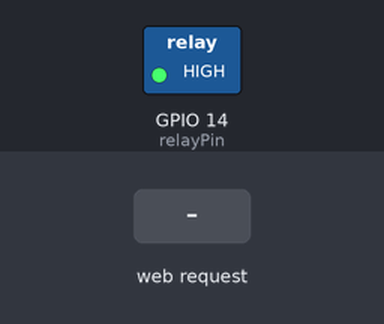
Bench run of a sketch on a simulated ESP32. On the bench: switched loads named in the sketch (green lamp = pin HIGH). The inputs (shaded band) are chosen by the test bench. WiFi joins after 1.5 s; servers stay silent unless stated; what the sketch prints to the serial monitor is not drawn.

Above: at 2.7 s.
2.8 s: HTTP request GET /open received
At 2.95 s:
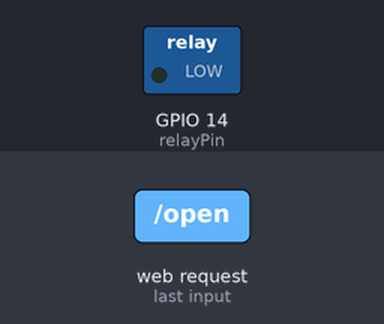
Timing chart, 0 to 5.8 s (numbered marks = the images above; inputs shaded):
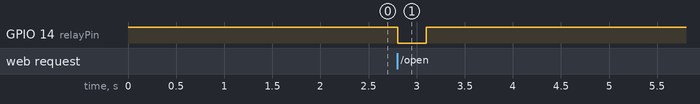

The sketch:

get_ip_config_esp32.ino
```cpp
#include <WiFi.h> // Menggunakan library WiFi khusus untuk ESP32

const char* ssid = "IDF_WirelessTAB";
const char* password = "cikupawifi123";

IPAddress local_IP(10, 130, 48, 107);
IPAddress gateway(10, 130, 48, 5);
IPAddress subnet(255, 255, 255, 0);
IPAddress primaryDNS(10, 126, 48, 1);

WiFiServer server(80);

// Pin relay sesuaikan dengan pin GPIO ESP32 yang Anda gunakan (misal: GPIO 14)
const int relayPin = 14;

// ===== PULSE SETTINGS =====
bool relayActive = false;
unsigned long pulseStart = 0;
const unsigned long pulseDuration = 300;  // 300ms untuk simulasi tekan tombol

unsigned long lastTrigger = 0;
const unsigned long triggerDelay = 1000;  // jeda 1 detik antar scan

void setup() {
  Serial.begin(115200); // Disarankan menggunakan 115200 untuk ESP32

  pinMode(relayPin, OUTPUT);
  digitalWrite(relayPin, HIGH);  // OFF (Active LOW)

  // Konfigurasi IP Statis untuk ESP32 (Urutan: local, gateway, subnet, dns)
  if (!WiFi.config(local_IP, gateway, subnet, primaryDNS)) {
    Serial.println("STA Failed to configure");
  }

  WiFi.begin(ssid, password);

  while (WiFi.status() != WL_CONNECTED) {
    delay(500);
    Serial.print(".");
  }

  Serial.println("");
  Serial.print("Connected! IP Address: ");
  Serial.println(WiFi.localIP());

  server.begin();
}

void loop() {
  WiFiClient client = server.available();

  if (client) {
    String request = client.readStringUntil('\r');
    client.flush();

    Serial.println(request);

    if (request.indexOf("GET /open") != -1) {
      unsigned long now = millis();

      if (!relayActive && (now - lastTrigger > triggerDelay)) {
        Serial.println("PULSE BUTTON");

        digitalWrite(relayPin, LOW);   // Tekan tombol (Aktif)
        relayActive = true;
        pulseStart = now;
        lastTrigger = now;

      } else {
        Serial.println("BLOCKED");
      }

      // Kirim respon HTTP standard agar client (browser/apps) tahu request sukses
      client.println("HTTP/1.1 200 OK");
      client.println("Content-Type: text/plain");
      client.println("Connection: close");
      client.println();
      client.println("OK");
    }

    client.stop();
  }

  // ===== AUTO LEPAS TOMBOL (NON-BLOCKING) =====
  if (relayActive && (millis() - pulseStart >= pulseDuration)) {
    digitalWrite(relayPin, HIGH);  // Lepas tombol (Mati)
    relayActive = false;

    Serial.println("BUTTON RELEASED");
  }
}
```

Measured:
- after the input at 2.8 s, GPIO 14 (relayPin): HIGH → LOW at once, → HIGH 0.30 s later
